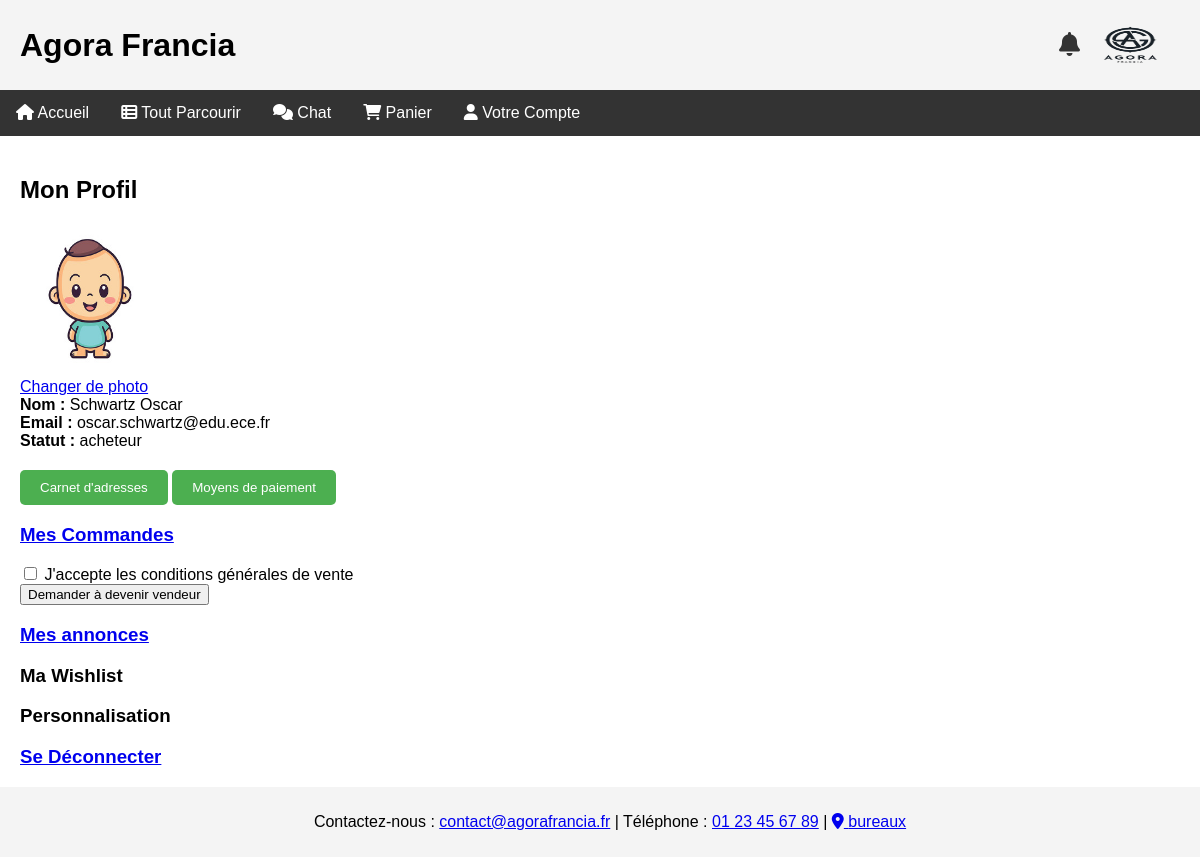
Page /profile.php (signed in) on the committed database.
### tables this page shows
CREATE TABLE `utilisateurs` (
  `id` int(11) NOT NULL,
  `nom` varchar(50) DEFAULT NULL,
  `prenom` varchar(50) DEFAULT NULL,
  `email` varchar(100) DEFAULT NULL,
  `mot_de_passe` varchar(255) DEFAULT NULL,
  `adresse` text,
  `ville` varchar(50) DEFAULT NULL,
  `code_postal` varchar(20) DEFAULT NULL,
  `pays` varchar(50) DEFAULT NULL,
  `type_utilisateur` enum('admin','vendeur','acheteur') DEFAULT NULL,
  `photo` varchar(255) DEFAULT NULL,
  `image_fond` varchar(255) DEFAULT NULL
);

### profile.php (the view, shortened to what this page needs)
<?php
include 'db_connect.php';
$user_id = $_SESSION['user_id'];
$stmt = $pdo->prepare("SELECT * FROM utilisateurs WHERE id = ?");
$stmt->execute([$user_id]);
$user = $stmt->fetch();
?>
<!DOCTYPE html>
<html lang="fr">
<head>
    <link href="style.css" rel="stylesheet" type="text/css" />
    <link rel="stylesheet" href="https://cdnjs.cloudflare.com/ajax/libs/font-awesome/6.0.0-beta3/css/all.min.css">
</head>
<body>
<div class="wrapper">
    <div class="header">
        <h1>Agora Francia</h1>
        <div class="logo-notification">
            <a href="notifications.php" class="notification-icon"><i class="fas fa-bell"></i></a>
            <img src="logo.png" width="100" height="100" alt="logoAgora">
        </div>
    </div>
    <div class="navigation">
        <a href="index.html"><i class="fas fa-home"></i> Accueil</a>
        <a href="browse.php"><i class="fas fa-th-list"></i> Tout Parcourir</a>
        <a href="chat.php"><i class="fas fa-comments"></i> Chat</a>
        <a href="cart.php"><i class="fas fa-shopping-cart"></i> Panier</a>
        <div class="dropdown">
            <a href="#votrecompte" class="dropbtn"><i class="fas fa-user"></i> Votre Compte</a>
        </div>
    </div>
    <div class="section">
        <h2>Mon Profil</h2>
        <img src="<?php echo htmlspecialchars($user['photo']); ?>" alt="Photo de Profil" width="150" height="150"><br>
        <a href="upload_photo.php">Changer de photo</a><br>
        <strong>Nom :</strong> <?php echo htmlspecialchars($user['prenom'] . ' ' . $user['nom']); ?><br>
        <strong>Email :</strong> <?php echo htmlspecialchars($user['email']); ?><br>
        <strong>Statut :</strong> <?php echo htmlspecialchars($user['type_utilisateur']); ?><br>
        <button id="toggle-addresses" class="btn">Carnet d'adresses</button>
        <button id="toggle-payments" class="btn">Moyens de paiement</button>
        <h3><a href="mes_commandes.php">Mes Commandes</a></h3>
        <?php if ($user['type_utilisateur'] == 'acheteur'): ?>
            <form method="post">
                <input type="checkbox" name="accepter_conditions" required> J'accepte les conditions générales de vente<br>
                <input type="submit" name="demande_statut" value="Demander à devenir vendeur">
            </form>
        <?php endif; ?>
        <h3><a href="mes-annonces.php">Mes annonces</a></h3>
        <h3>Ma Wishlist</h3>
        <h3>Personnalisation</h3>
        <h3><a href="logout.php">Se Déconnecter</a></h3>
    </div>
    <footer class="footer">
        <p>Contactez-nous : <a href="mailto:contact@agorafrancia.fr">contact@agorafrancia.fr</a> | Téléphone : <a href="tel:+33123456789">01 23 45 67 89</a> | <a href="https://www.google.fr/maps/place/37+Quai+de+Grenelle,+75015+Paris/@48.8515004,2.2846575,17z/data=!3m1!4b1!4m6!3m5!1s0x47e6700497ee3ec5:0xdd60f514adcdb346!8m2!3d48.8515004!4d2.2872324!16s%2Fg%2F11bw3y1mf8?entry=ttu" target="_blank"><i class="fas fa-map-marker-alt"></i> bureaux</a></p>
    </footer>
</div>
</body>
</html>

### style.css (style rules this page uses)
body { font-family: Arial, sans-serif; margin: 0; padding: 0; }
.wrapper { width: 100%; margin: 0 auto; min-height: 100vh; position: relative; padding-bottom: 50px; }
.header { background: #f4f4f4; padding: 20px; text-align: center; display: flex; justify-content: space-between; align-items: center; }
.header img { height: 50px; }
.header h1 { margin: 0; }
.navigation { background: #333; color: white; overflow: hidden; }
.navigation a { float: left; display: block; color: white; text-align: center; padding: 14px 16px; text-decoration: none; }
.section { padding: 20px; }
.footer { background: #f4f4f4; text-align: center; padding: 10px; position: fixed; bottom: 0; width: 100%; height: 50px; }
.logo-notification { display: flex; align-items: center; }
.notification-icon { margin-left: 10px; font-size: 24px; color: #333; }
.dropdown { float: left; overflow: hidden; }
.dropdown .dropbtn { font-size: 16px; border: none; outline: none; color: white; padding: 14px 16px; background-color: inherit; font-family: inherit; margin: 0; }
#toggle-addresses, #toggle-payments, #toggle-orders, #toggle-logout { display: inline-block; margin-top: 20px; padding: 10px 20px; background-color: #4CAF50; color: white; border: none; border-radius: 5px; cursor: pointer; }

### rows in the picture
utilisateurs: photo (picture), prenom+nom "Schwartz Oscar", email "oscar.schwartz@edu.ece.fr", type_utilisateur "acheteur"
